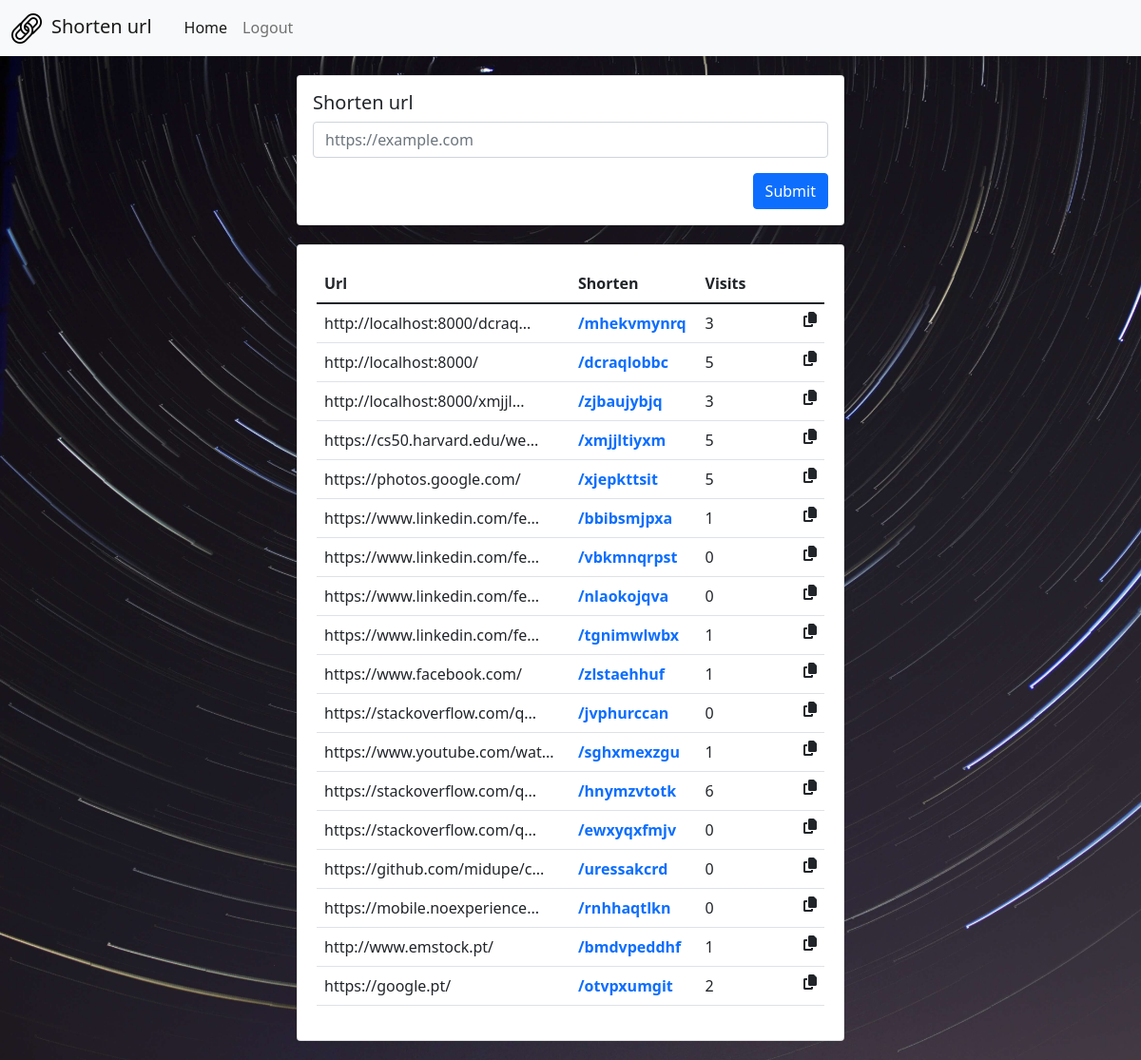
/ (signed in), run on the app's committed database.
### cs50wfinal/models.py (models this page shows)
class Url(models.Model):
    url = models.CharField(max_length=254, null=False, blank=False)
    shorten = models.CharField(max_length=254, unique=True, null=False, blank=False)
    user = models.ForeignKey(User, on_delete=models.CASCADE, null=True, blank=True, default=None)
    visits = models.IntegerField(default=0)
    userNotSignIn = models.ForeignKey(UserNotSignIn, on_delete=models.CASCADE, null=True, blank=True, default=None)

### cs50wfinal/views.py (the view, shortened to what this page needs)
# urls.py: path('', views.index, name='index'),
def index(request, isJs=0):
    results = {}
    if request.user.is_authenticated:
        urls = Url.objects.filter(user = request.user).order_by('-id').values()
    results["urls"] = list(urls)
    results["host"] = host
    if isJs != 0:
        return JsonResponse(data={'status': 'success', 'results': results}, status=200, safe=True)
    return render(request, "index.html", results)

### cs50wfinal/templates/index.html (shortened to what this page needs)
{% extends "layout.html" %}
{% load static %}
{% block body %}
<div class="container" style="padding-bottom: 20px;">
    <div class="spacer"></div>
    <div class="card" style="width: 36rem;">
        <div class="card-body">
            <h5 class="card-title">Shorten url</h5>
            <form action="newUrl" method="POST" id="shortenUrlForm">
                <div class="mb-3">
                    <input type="url" class="form-control" id="url" placeholder="https://example.com" required name="url">
                </div>
                <button type="submit" class="btn btn-primary" style="float: right;" onclick="event.preventDefault(); submitShortenUrl();">Submit</button>
            </form>
        </div>
    </div>
    <div id="listaDosURLS">
        <div class="spacer"></div>
        <div class="card" style="width: 36rem; padding: 20px; margin-right: auto; margin-left: auto;">
            <table class="table" style="table-layout: fixed; width: 100%;">
                <thead>
                    <tr>
                        <th scope="col" colspan="2">Url</th>
                        <th scope="col">Shorten</th>
                        <th scope="col">Visits</th>
                    </tr>
                </thead>
                <tbody id="listUrls">
                    {% for item in urls %}
                    <tr>
                        <td scope="row" onclick="copyClipboard('{{host}}{{item.shorten}}')" style="cursor: pointer;" colspan="2">
                            {% if item.url|length > 27 %}
                                {{item.url|slice:"0:27"}}...
                            {% else %}
                                {{item.url|slice:"0:27"}}
                            {% endif %}
                        </td>
                        <th style="cursor: pointer;"><a href="{{item.shorten}}" target="_blank" style="text-decoration: none;">/{{item.shorten}}</a></th>
                        <td>
                            {% if request.user.is_authenticated %}
                            {{item.visits}}
                            {% else %}
                            <a href="/login" style="text-decoration: none; color: black;"><i class="far fa-eye-slash"></i></a>
                            {% endif %}
                            <i class="fas fa-copy" style="float: right; cursor: pointer !important;" aria-label="Copy" onclick="copyClipboard('{{host}}{{item.shorten}}')"></i>
                        </td>
                    </tr>
                    {% endfor %}
                </tbody>
            </table>
        </div>
    </div>
</div>
{% endblock %}

### cs50wfinal/static/css/styles.css (style rules this page uses)
.spacer { padding-top: 20px; }
.container > .card { margin-left: auto; margin-right: auto; }
.container { min-height: 100%; }
html, body { margin: 0; padding: 0; min-height: 100%; }
.card { max-width: 90%; }

### data on the page
Url: url "http://localhost:8000/dcraq", shorten "mhekvmynrq", visits "3"
Url: url "http://localhost:8000/", shorten "dcraqlobbc", visits "5"
Url: url "http://localhost:8000/xmjjl", shorten "zjbaujybjq", visits "3"
Url: url "https://cs50.harvard.edu/we", shorten "xmjjltiyxm", visits "5"
Url: url "https://photos.google.com/", shorten "xjepkttsit", visits "5"
Url: url "https://www.linkedin.com/fe", shorten "bbibsmjpxa", visits "1"
Url: url "https://www.linkedin.com/fe", shorten "vbkmnqrpst", visits "0"
Url: url "https://www.linkedin.com/fe", shorten "nlaokojqva", visits "0"
Url: url "https://www.linkedin.com/fe", shorten "tgnimwlwbx", visits "1"
Url: url "https://www.facebook.com/", shorten "zlstaehhuf", visits "1"
Url: url "https://stackoverflow.com/q", shorten "jvphurccan", visits "0"
Url: url "https://www.youtube.com/wat", shorten "sghxmexzgu", visits "1"
Url: url "https://stackoverflow.com/q", shorten "hnymzvtotk", visits "6"
Url: url "https://stackoverflow.com/q", shorten "ewxyqxfmjv", visits "0"
Url: url "https://github.com/midupe/c", shorten "uressakcrd", visits "0"
Url: url "https://mobile.noexperience", shorten "rnhhaqtlkn", visits "0"
Url: url "http://www.emstock.pt/", shorten "bmdvpeddhf", visits "1"
Url: url "https://google.pt/", shorten "otvpxumgit", visits "2"
